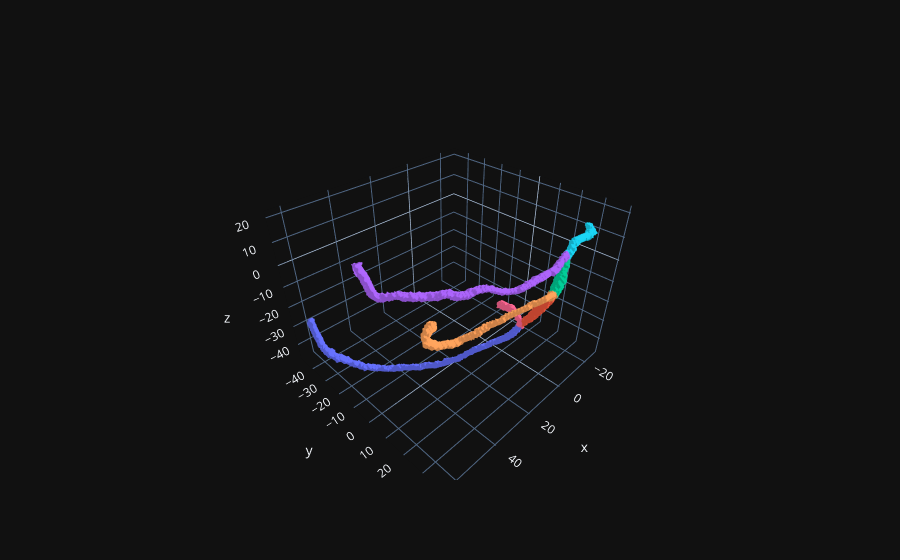

Notebook code for this chart:
### Code cell
# TODO : Plot the mesh to understand its structure. Take a look at the documentation of 'Mesh' objects 😉
mesh.plot()

### Figure 1 — Plotly figure (JSON) as saved in the notebook; plotly's stock layout.template omitted (floating-point values rounded to 4 significant figures; data arrays with more than 128 entries replaced by an {"elided": "..."} marker saying what was removed)
{"data": [{"i": {"elided": "34006 int values"}, "j": {"elided": "34006 int values"}, "k": {"elided": "34006 int values"}, "vertexcolor": {"elided": "17035 str values"}, "x": {"elided": "17035 float values"}, "y": {"elided": "17035 float values"}, "z": {"elided": "17035 float values"}, "type": "mesh3d"}], "layout": {"scene": {"aspectmode": "data"}}}
